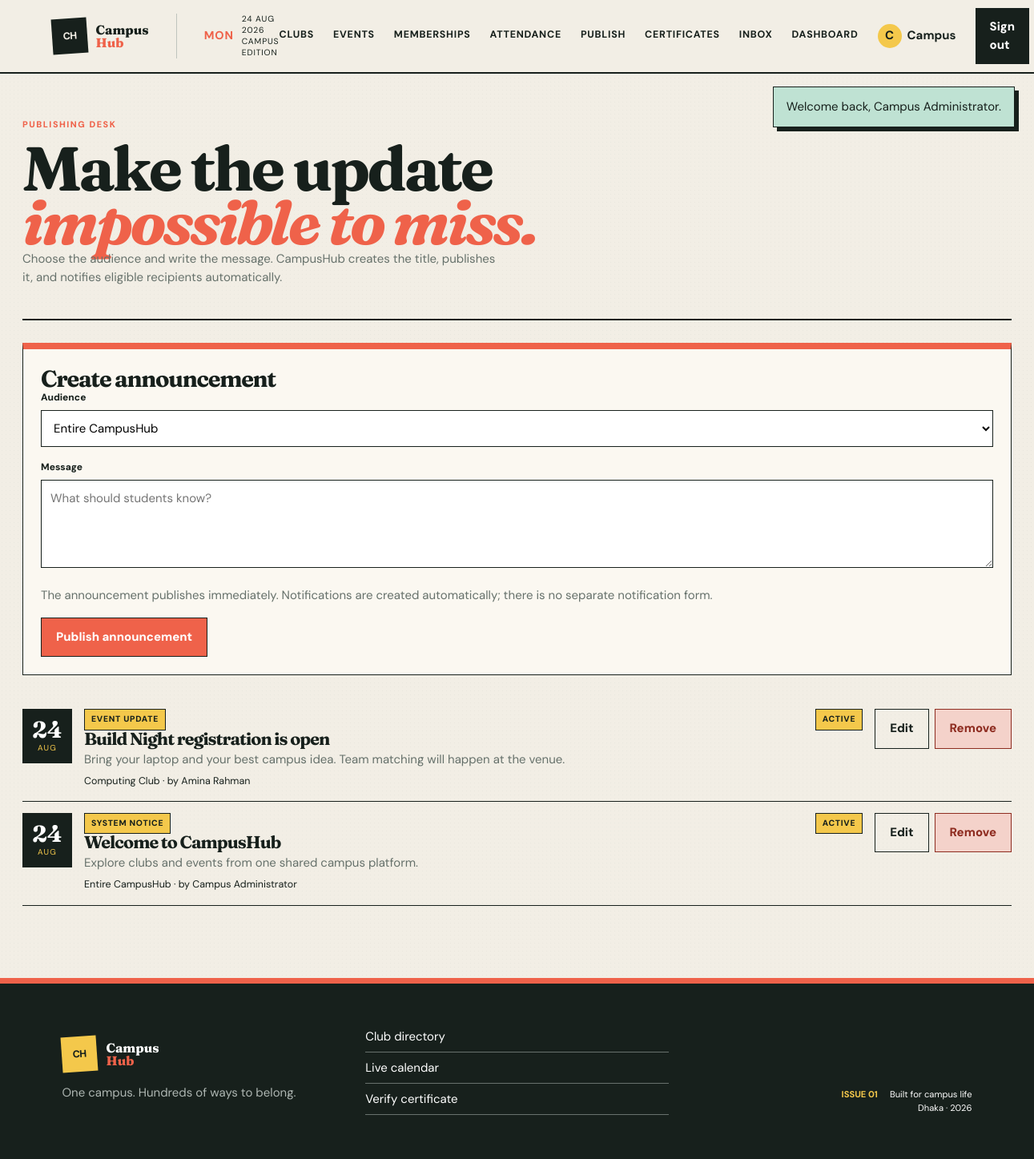
Page /announcements.php (signed in) on the earlier database version.
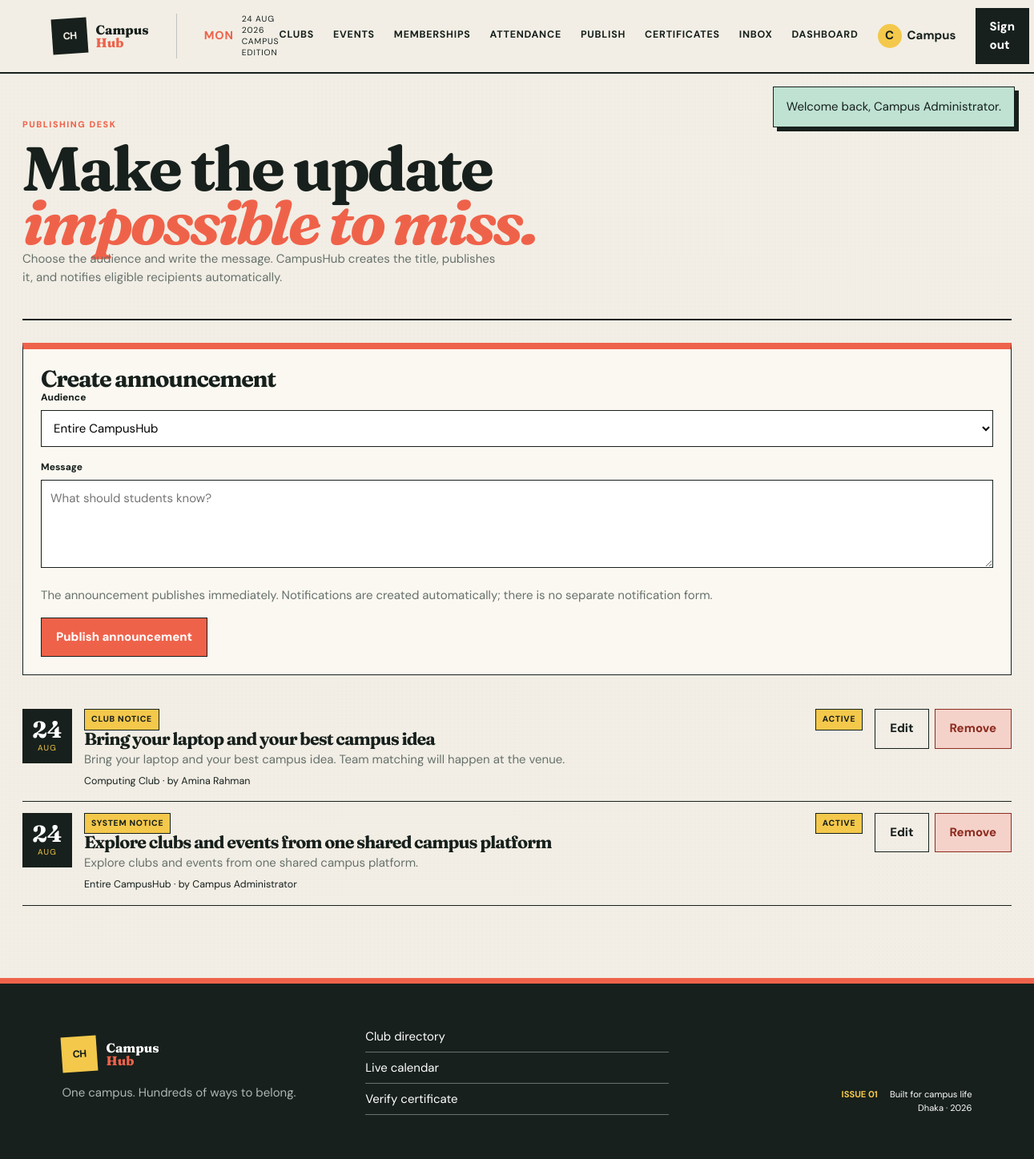
Same page on the later database version.
### tables this page shows
CREATE TABLE users (
  user_id BIGINT UNSIGNED AUTO_INCREMENT PRIMARY KEY,
  full_name VARCHAR(120) NOT NULL,
  email VARCHAR(190) NOT NULL UNIQUE,
  password_hash VARCHAR(255) NOT NULL,
  phone VARCHAR(30) NULL,
  role ENUM('Student','Admin') NOT NULL DEFAULT 'Student',
  profile_picture VARCHAR(255) NULL,
  status ENUM('Active','Suspended','Deactivated') NOT NULL DEFAULT 'Active',
  created_at TIMESTAMP NOT NULL DEFAULT CURRENT_TIMESTAMP
);

CREATE TABLE announcement (
  announcement_id BIGINT UNSIGNED AUTO_INCREMENT PRIMARY KEY,
  publisher_user_id BIGINT UNSIGNED NOT NULL,
  club_id BIGINT UNSIGNED NULL,
  title VARCHAR(180) NOT NULL,
  message TEXT NOT NULL,
  announcement_type ENUM('Club Notice','Event Update','Event Cancellation','Registration Extension','Meeting Notice','System Notice') NOT NULL,
  published_at TIMESTAMP NOT NULL DEFAULT CURRENT_TIMESTAMP,
  expiry_date DATE NULL,
  status ENUM('Draft','Active','Expired','Removed') NOT NULL DEFAULT 'Active',
  notified_at DATETIME NULL,
  CONSTRAINT fk_announcement_publisher FOREIGN KEY (publisher_user_id) REFERENCES users(user_id),
  CONSTRAINT fk_announcement_club FOREIGN KEY (club_id) REFERENCES clubs(club_id) ON DELETE CASCADE,
  INDEX idx_announcement_active (status, expiry_date)
);

CREATE TABLE clubs (
  club_id BIGINT UNSIGNED AUTO_INCREMENT PRIMARY KEY,
  club_name VARCHAR(140) NOT NULL UNIQUE,
  description TEXT NOT NULL,
  category VARCHAR(80) NOT NULL,
  logo VARCHAR(255) NULL,
  contact_information VARCHAR(190) NULL,
  status ENUM('Pending','Active','Suspended') NOT NULL DEFAULT 'Pending',
  created_at TIMESTAMP NOT NULL DEFAULT CURRENT_TIMESTAMP,
  INDEX idx_club_category_status (category, status)
);

### includes/functions.php (called while the page is built, shortened)
<?php
function e(?string $value): string
{
    return htmlspecialchars($value ?? '', ENT_QUOTES, 'UTF-8');
}
function user(): ?array
{
    return $_SESSION['user'] ?? null;
}
function is_admin(): bool
{
    return (user()['role'] ?? '') === 'Admin';
}
function pull_flashes(): array
{
    $messages = $_SESSION['flash'] ?? [];
    return $messages;
}
function active_page(string $file): string
{
    return basename($_SERVER['PHP_SELF']) === $file ? 'active' : '';
}
function managed_clubs(): array
{
    if (is_admin()) return db()->query("SELECT club_id, club_name FROM clubs WHERE status='Active' ORDER BY club_name")->fetchAll();
    $marks = implode(',', array_fill(0, count(executive_roles()), '?'));
    $stmt = db()->prepare("SELECT c.club_id,c.club_name FROM club_membership cm JOIN clubs c ON c.club_id=cm.club_id WHERE cm.student_user_id=? AND cm.approval_status='Approved' AND cm.membership_status='Active' AND cm.member_role IN ($marks) ORDER BY c.club_name");
    $stmt->execute(array_merge([(int) user()['user_id']], executive_roles()));
    return $stmt->fetchAll();
}

### config/database.php (called while the page is built, shortened)
<?php
function db(): PDO
{
    static $pdo = null;
    if ($pdo instanceof PDO) {
        return $pdo;
    }
    $dsn = sprintf('mysql:host=%s;port=%s;dbname=%s;charset=utf8mb4', DB_HOST, DB_PORT, DB_NAME);
    try {
        $pdo = new PDO($dsn, DB_USER, DB_PASS, [
            PDO::ATTR_ERRMODE => PDO::ERRMODE_EXCEPTION,
            PDO::ATTR_DEFAULT_FETCH_MODE => PDO::FETCH_ASSOC,
            PDO::ATTR_EMULATE_PREPARES => false,
        ]);
    } catch (PDOException $exception) {
        http_response_code(500);
        exit('Database connection failed. Import database/schema.sql and database/seed.sql in phpMyAdmin, then check config/database.php.');
    }
    return $pdo;
}

### announcements.php (the view, shortened to what this page needs)
<?php
require_once __DIR__.'/includes/bootstrap.php';require_login();$clubs=managed_clubs();if(!$clubs&&!is_admin()){http_response_code(403);exit('You do not manage an active club.');}
$edit=null;
if(is_admin())$items=db()->query("SELECT a.*,c.club_name,u.full_name FROM announcement a LEFT JOIN clubs c ON c.club_id=a.club_id JOIN users u ON u.user_id=a.publisher_user_id ORDER BY a.published_at DESC")->fetchAll();else{$ids=array_column($clubs,'club_id');$in=implode(',',array_fill(0,count($ids),'?'));$s=db()->prepare("SELECT a.*,c.club_name,u.full_name FROM announcement a JOIN clubs c ON c.club_id=a.club_id JOIN users u ON u.user_id=a.publisher_user_id WHERE a.club_id IN ($in) ORDER BY a.published_at DESC");$s->execute($ids);$items=$s->fetchAll();}
$pageTitle='Announcements';require __DIR__.'/includes/header.php';?>
<section class="page-shell"><div class="page-head"><div><span class="eyebrow">PUBLISHING DESK</span><h2>Make the update<br><span class="accent-script">impossible to miss.</span></h2><p>Choose the audience and write the message. CampusHub creates the title, publishes it, and notifies eligible recipients automatically.</p></div></div>
<form class="card editor-card" method="post" data-ajax="api/announcement.php"><h3><?=$edit?'Edit announcement':'Create announcement'?></h3><div class="field"><label>Audience</label><select name="club_id"><?php if(is_admin()):?><option value="" <?=($edit&&$edit['club_id']===null)?'selected':''?>>Entire CampusHub</option><?php endif;?></select></div><div class="field"><label>Message</label><textarea name="message" required maxlength="500" placeholder="What should students know?"></textarea></div><p class="muted">The announcement publishes immediately. Notifications are created automatically; there is no separate notification form.</p><button class="button button-primary"><?=$edit?'Save changes':'Publish announcement'?></button></form>
<div class="agenda announcement-list"><?php foreach($items as $a):?><article data-announcement="<?=$a['announcement_id']?>"><div class="event-date-block"><strong><?=e(date('d',strtotime($a['published_at'])))?></strong><span><?=e(strtoupper(date('M',strtotime($a['published_at']))))?></span></div><div><span class="card-tag"><?=e($a['announcement_type'])?></span><h3><?=e($a['title'])?></h3><p><?=e($a['message'])?></p><small><?=e($a['club_name']??'Entire CampusHub')?> · by <?=e($a['full_name'])?></small></div><span class="badge"><?=e($a['status'])?></span><div class="actions"><a class="button button-quiet" href="announcements.php?edit=<?=$a['announcement_id']?>">Edit</a><form method="post" data-ajax="api/announcement.php"><input type="hidden" name="csrf" value="<?=e(csrf_token())?>"><input type="hidden" name="announcement_id" value="<?=$a['announcement_id']?>"><button class="button button-danger" name="action" value="remove" data-confirm="Remove this announcement?">Remove</button></form></div></article><?php endforeach;?></div></section><?php require __DIR__.'/includes/footer.php';?>

### includes/header.php (shortened to what this page needs)
<?php
$currentUser = user();
$managedNavigation = $currentUser ? managed_clubs() : [];
$unreadCount = $currentUser ? unread_notification_count() : 0;
?>
<!doctype html>
<html lang="en">
<head>
    <link rel="stylesheet" href="assets/style.css">
    <link rel="stylesheet" href="assets/expansion.css">
</head>
<body>
<header class="site-header">
    <a class="brand" href="index.php"><span class="brand-mark">CH</span><span>Campus<br><em>Hub</em></span></a>
    <div class="issue-stamp"><strong><?= e(strtoupper(date('D'))) ?></strong><span><?= e(date('d M Y')) ?><br>Campus edition</span></div>
    <nav class="nav-links" aria-label="Primary navigation">
        <a class="<?= active_page('clubs.php') ?>" href="clubs.php">Clubs</a>
        <a class="<?= active_page('events.php') ?>" href="events.php">Events</a>
        <?php if ($currentUser): ?>
            <a class="<?= active_page('memberships.php') ?>" href="memberships.php">Memberships</a>
            <?php if ($managedNavigation): ?><a class="<?= active_page('attendance.php') ?>" href="attendance.php">Attendance</a><a class="<?= active_page('announcements.php') ?>" href="announcements.php">Publish</a><?php endif; ?>
            <a class="<?= active_page('certificates.php') ?>" href="certificates.php">Certificates</a>
            <a class="nav-notice <?= active_page('notifications.php') ?>" href="notifications.php">Inbox<?php if($unreadCount):?><b data-unread-count><?=$unreadCount?></b><?php endif;?></a>
            <a class="<?= active_page('dashboard.php') ?>" href="dashboard.php">Dashboard</a>
            <a class="profile-link" href="dashboard.php"><span><?= e(strtoupper(substr($currentUser['full_name'],0,1))) ?></span><?= e(explode(' ',$currentUser['full_name'])[0]) ?></a>
            <a class="button button-ink" href="logout.php">Sign out</a>
        <?php else: ?>
            <a href="login.php">Sign in</a>
            <a class="button button-coral" href="signup.php">Join CampusHub ↗</a>
        <?php endif; ?>
    </nav>
</header>
<main>
<?php foreach (pull_flashes() as $message): ?>
    <div class="flash flash-<?= e($message['type']) ?>" role="status"><?= e($message['message']) ?></div>
<?php endforeach; ?>

### includes/footer.php (shortened to what this page needs)
    </main>
    <footer class="site-footer"><div><a class="brand footer-brand" href="index.php"><span class="brand-mark">CH</span><span>Campus<br><em>Hub</em></span></a><p>One campus. Hundreds of ways to belong.</p></div><div class="footer-links"><a href="clubs.php">Club directory</a><a href="events.php">Live calendar</a><a href="verify-certificate.php">Verify certificate</a></div><div class="footer-issue"><strong>ISSUE 01</strong><span>Built for campus life<br>Dhaka · <?= date('Y') ?></span></div></footer>
</body>
</html>

Differences in the rows shown:
changed announcement "Computing Club": announcement_type "EVENT UPDATE" → "CLUB NOTICE"; title "Build Night registration is open" → "Bring your laptop and your best campus idea"
changed announcement "Explore clubs and events from one shared campus platform.": title "Welcome to CampusHub" → "Explore clubs and events from one shared campus platform"
